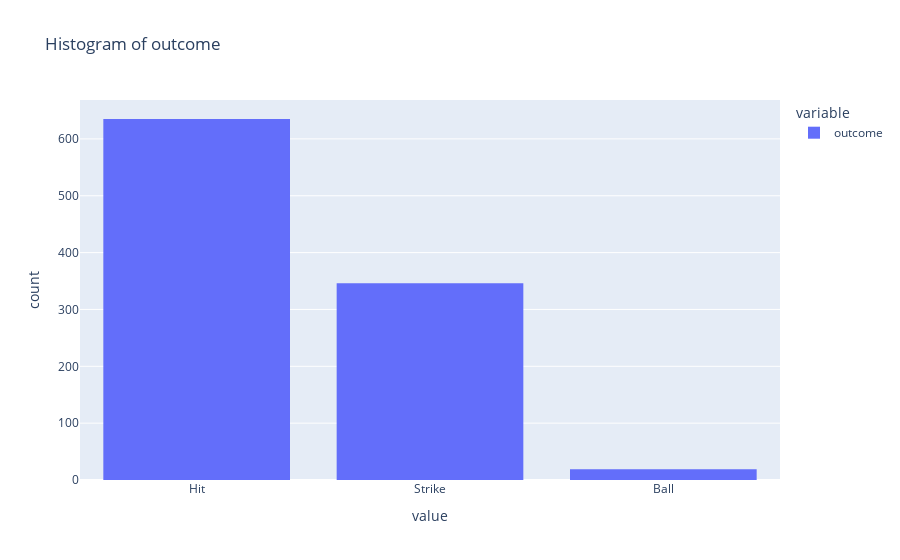
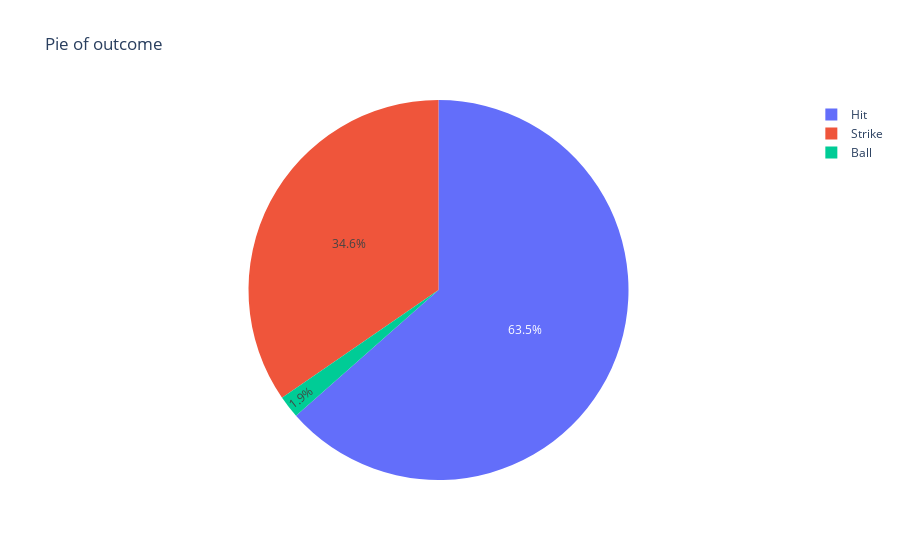

Here is the notebook cell these charts were saved with, in order:
### Code cell
pitch_data.show_histogram("outcome")
pitch_data.show_pie("outcome")

### Figure 1 — Plotly figure (JSON) as saved in the notebook; plotly's stock layout.template omitted (floating-point values rounded to 4 significant figures; data arrays with more than 128 entries replaced by an {"elided": "..."} marker saying what was removed)
{"data": [{"alignmentgroup": "True", "bingroup": "x", "hovertemplate": "variable=outcome<br>value=%{x}<br>count=%{y}<extra></extra>", "legendgroup": "outcome", "marker": {"color": "#636efa", "pattern": {"shape": ""}}, "name": "outcome", "offsetgroup": "outcome", "orientation": "v", "showlegend": true, "type": "histogram", "x": {"elided": "1000 str values"}, "xaxis": "x", "yaxis": "y"}], "layout": {"barmode": "relative", "legend": {"title": {"text": "variable"}, "tracegroupgap": 0}, "title": {"text": "Histogram of outcome"}, "xaxis": {"anchor": "y", "domain": [0, 1], "title": {"text": "value"}}, "yaxis": {"anchor": "x", "domain": [0, 1], "title": {"text": "count"}}}}

### Figure 2 — Plotly figure (JSON) as saved in the notebook; plotly's stock layout.template omitted (floating-point values rounded to 4 significant figures)
{"data": [{"domain": {"x": [0, 1], "y": [0, 1]}, "hovertemplate": "outcome=%{label}<br>counts=%{value}<extra></extra>", "labels": ["Ball", "Hit", "Strike"], "legendgroup": "", "name": "", "showlegend": true, "type": "pie", "values": [19, 635, 346]}], "layout": {"legend": {"tracegroupgap": 0}, "title": {"text": "Pie of outcome"}}}
